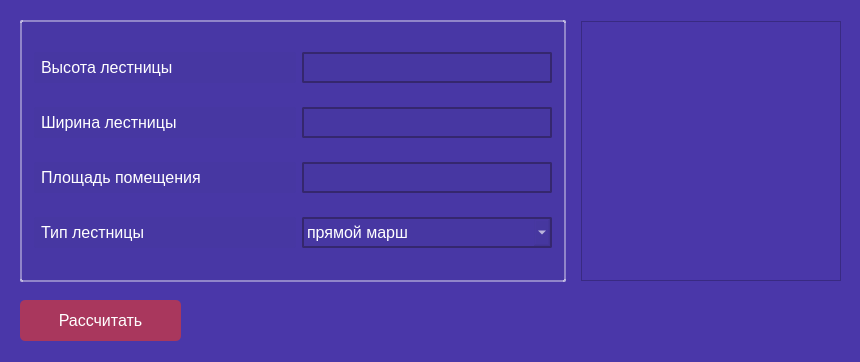
<?xml version="1.0" encoding="UTF-8"?>
<ui version="4.0">
 <class>MainWindow</class>
 <widget class="QMainWindow" name="MainWindow">
  <property name="geometry">
   <rect>
    <x>0</x>
    <y>0</y>
    <width>860</width>
    <height>362</height>
   </rect>
  </property>
  <property name="minimumSize">
   <size>
    <width>860</width>
    <height>362</height>
   </size>
  </property>
  <property name="maximumSize">
   <size>
    <width>860</width>
    <height>362</height>
   </size>
  </property>
  <property name="windowTitle">
   <string>Staircase Calculation</string>
  </property>
  <property name="styleSheet">
   <string notr="true">font: 87 8pt &quot;Arial Black&quot;;
font-size: 16px;

background-color: #4a37a9;
color: white;</string>
  </property>
  <widget class="QWidget" name="centralwidget">
   <property name="styleSheet">
    <string notr="true"/>
   </property>
   <widget class="QPushButton" name="pushButton">
    <property name="geometry">
     <rect>
      <x>20</x>
      <y>300</y>
      <width>161</width>
      <height>41</height>
     </rect>
    </property>
    <property name="cursor">
     <cursorShape>PointingHandCursor</cursorShape>
    </property>
    <property name="acceptDrops">
     <bool>false</bool>
    </property>
    <property name="styleSheet">
     <string notr="true">background-color: #a9375d;
border: none;
border-radius: 5px;</string>
    </property>
    <property name="text">
     <string>Рассчитать</string>
    </property>
    <property name="icon">
     <iconset resource="icons.qrc">
      <normaloff>:/icon/wondicon-ui-free-calculator_111257.ico</normaloff>:/icon/wondicon-ui-free-calculator_111257.ico</iconset>
    </property>
    <property name="iconSize">
     <size>
      <width>25</width>
      <height>25</height>
     </size>
    </property>
   </widget>
   <widget class="QWidget" name="">
    <property name="geometry">
     <rect>
      <x>20</x>
      <y>20</y>
      <width>821</width>
      <height>262</height>
     </rect>
    </property>
    <layout class="QHBoxLayout" name="horizontalLayout_5">
     <property name="spacing">
      <number>15</number>
     </property>
     <item>
      <widget class="QFrame" name="balance_frame">
       <property name="styleSheet">
        <string notr="true">background-color: rgba(63, 47, 139, 30);
border: 2px solid rgba(255, 255, 255, 100);
border-radius: 2px;
padding: 3px;</string>
       </property>
       <layout class="QVBoxLayout" name="verticalLayout">
        <item>
         <layout class="QHBoxLayout" name="horizontalLayout">
          <item>
           <widget class="QLabel" name="label">
            <property name="styleSheet">
             <string notr="true">border: none;</string>
            </property>
            <property name="text">
             <string>Высота лестницы</string>
            </property>
           </widget>
          </item>
          <item>
           <widget class="QLineEdit" name="stair_w">
            <property name="maximumSize">
             <size>
              <width>250</width>
              <height>16777215</height>
             </size>
            </property>
            <property name="focusPolicy">
             <enum>Qt::StrongFocus</enum>
            </property>
            <property name="autoFillBackground">
             <bool>false</bool>
            </property>
            <property name="styleSheet">
             <string notr="true">border-color: #35276e;</string>
            </property>
           </widget>
          </item>
         </layout>
        </item>
        <item>
         <layout class="QHBoxLayout" name="horizontalLayout_3">
          <item>
           <widget class="QLabel" name="label_3">
            <property name="styleSheet">
             <string notr="true">border: none;</string>
            </property>
            <property name="text">
             <string>Ширина лестницы</string>
            </property>
           </widget>
          </item>
          <item>
           <widget class="QLineEdit" name="stair_h">
            <property name="maximumSize">
             <size>
              <width>250</width>
              <height>16777215</height>
             </size>
            </property>
            <property name="styleSheet">
             <string notr="true">border-color: #35276e;</string>
            </property>
           </widget>
          </item>
         </layout>
        </item>
        <item>
         <layout class="QHBoxLayout" name="horizontalLayout_2">
          <item>
           <widget class="QLabel" name="label_2">
            <property name="styleSheet">
             <string notr="true">border: none;</string>
            </property>
            <property name="text">
             <string>Площадь помещения</string>
            </property>
           </widget>
          </item>
          <item>
           <widget class="QLineEdit" name="area">
            <property name="maximumSize">
             <size>
              <width>250</width>
              <height>16777215</height>
             </size>
            </property>
            <property name="styleSheet">
             <string notr="true">border-color: #35276e;</string>
            </property>
           </widget>
          </item>
         </layout>
        </item>
        <item>
         <layout class="QHBoxLayout" name="horizontalLayout_4">
          <item>
           <widget class="QLabel" name="label_4">
            <property name="styleSheet">
             <string notr="true">border: none;</string>
            </property>
            <property name="text">
             <string>Тип лестницы</string>
            </property>
           </widget>
          </item>
          <item>
           <widget class="QComboBox" name="stair_type">
            <property name="enabled">
             <bool>true</bool>
            </property>
            <property name="maximumSize">
             <size>
              <width>250</width>
              <height>16777215</height>
             </size>
            </property>
            <property name="cursor">
             <cursorShape>PointingHandCursor</cursorShape>
            </property>
            <property name="styleSheet">
             <string notr="true">border-color: #35276e;</string>
            </property>
            <item>
             <property name="text">
              <string>прямой марш</string>
             </property>
            </item>
            <item>
             <property name="text">
              <string>два прямых маршей</string>
             </property>
            </item>
            <item>
             <property name="text">
              <string>угловая</string>
             </property>
            </item>
            <item>
             <property name="text">
              <string>винтовая</string>
             </property>
            </item>
            <item>
             <property name="text">
              <string>поворотная</string>
             </property>
            </item>
           </widget>
          </item>
         </layout>
        </item>
       </layout>
      </widget>
     </item>
     <item>
      <widget class="QGraphicsView" name="image">
       <property name="minimumSize">
        <size>
         <width>260</width>
         <height>260</height>
        </size>
       </property>
       <property name="maximumSize">
        <size>
         <width>260</width>
         <height>260</height>
        </size>
       </property>
      </widget>
     </item>
    </layout>
   </widget>
  </widget>
 </widget>
 <resources>
  <include location="icons.qrc"/>
 </resources>
 <connections/>
</ui>
